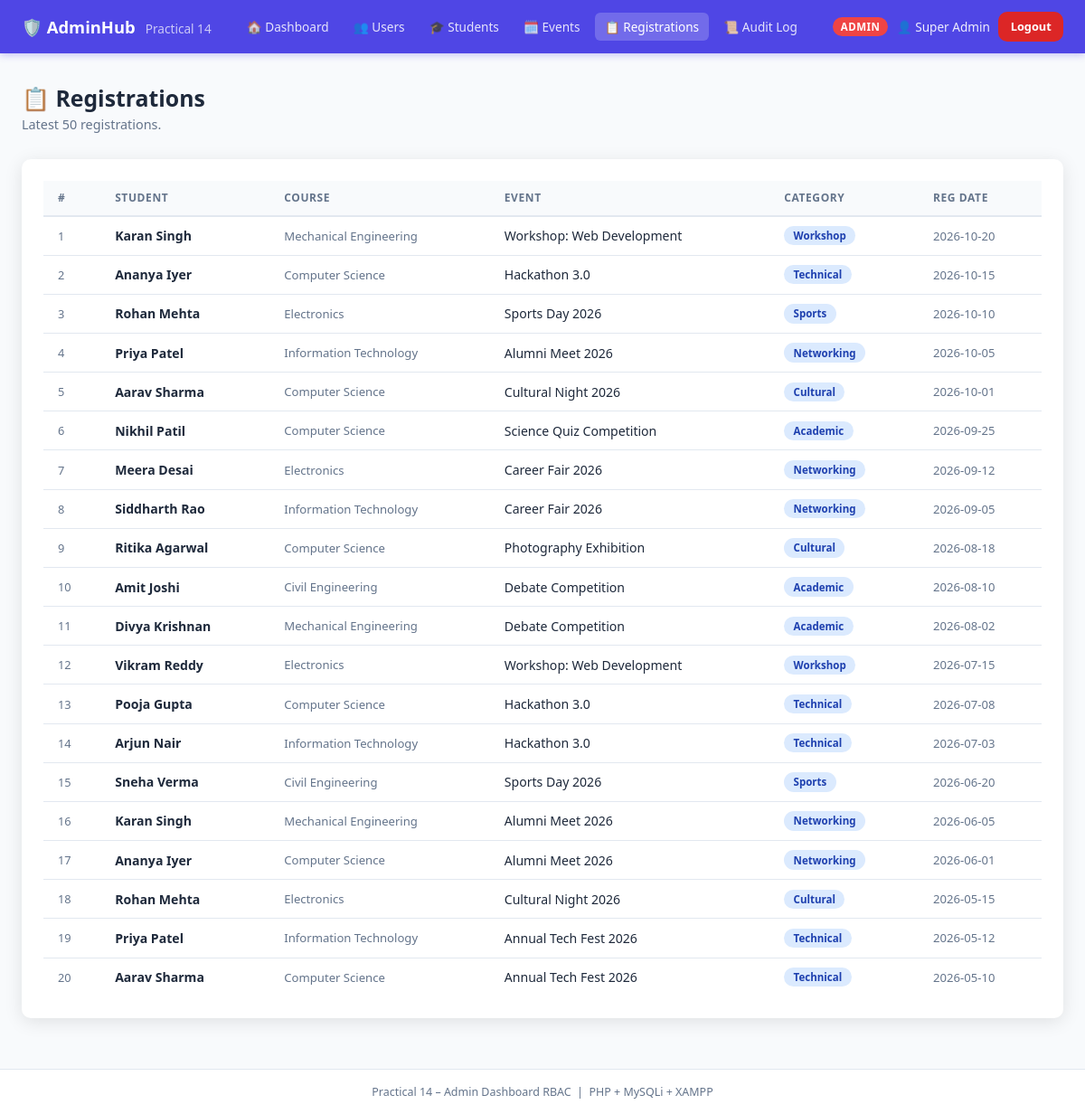
/registrations.php (signed in), run on the app's committed database.
### tables this page shows
CREATE TABLE registrations (
    id         INT UNSIGNED NOT NULL AUTO_INCREMENT,
    student_id INT UNSIGNED NOT NULL,
    event_id   INT UNSIGNED NOT NULL,
    reg_date   DATE         NOT NULL,
    created_at TIMESTAMP NOT NULL DEFAULT CURRENT_TIMESTAMP,
    PRIMARY KEY (id),
    INDEX idx_event_id   (event_id),
    INDEX idx_student_id (student_id),
    INDEX idx_reg_date   (reg_date)
);

CREATE TABLE students (
    id         INT UNSIGNED NOT NULL AUTO_INCREMENT,
    name       VARCHAR(120) NOT NULL,
    email      VARCHAR(120) NOT NULL UNIQUE,
    course     VARCHAR(100) NOT NULL,
    status     ENUM('active','inactive') NOT NULL DEFAULT 'active',
    created_at TIMESTAMP NOT NULL DEFAULT CURRENT_TIMESTAMP,
    PRIMARY KEY (id)
);

CREATE TABLE events (
    id         INT UNSIGNED NOT NULL AUTO_INCREMENT,
    title      VARCHAR(200) NOT NULL,
    category   VARCHAR(80)  NOT NULL DEFAULT 'General',
    event_date DATE         NOT NULL,
    status     ENUM('open','closed','cancelled') NOT NULL DEFAULT 'open',
    created_at TIMESTAMP NOT NULL DEFAULT CURRENT_TIMESTAMP,
    PRIMARY KEY (id)
);

### registrations.php (the view, shortened to what this page needs)
<?php
require_once __DIR__ . '/includes/auth.php';
require_once __DIR__ . '/includes/layout.php';
$db = get_db();
$rows = $db->query(
    "SELECT r.id, s.name AS student, s.course, e.title AS event, e.category, r.reg_date
     FROM registrations r
     JOIN students s ON s.id=r.student_id
     JOIN events   e ON e.id=r.event_id
     ORDER BY r.id DESC LIMIT 50"
)->fetch_all(MYSQLI_ASSOC);
?>
<div class="page-header">
  <div><h1>📋 Registrations</h1><p>Latest 50 registrations.</p></div>
</div>
<div class="card">
  <div class="table-wrap">
    <table>
      <thead><tr><th>#</th><th>Student</th><th>Course</th><th>Event</th><th>Category</th><th>Reg Date</th></tr></thead>
      <tbody>
        <?php foreach ($rows as $i => $r): ?>
        <tr>
          <td style="color:var(--muted);font-size:.8rem"><?= $i+1 ?></td>
          <td><strong><?= htmlspecialchars($r['student']) ?></strong></td>
          <td style="font-size:.82rem;color:var(--muted)"><?= htmlspecialchars($r['course']) ?></td>
          <td><?= htmlspecialchars($r['event']) ?></td>
          <td><span class="badge badge-blue"><?= htmlspecialchars($r['category']) ?></span></td>
          <td style="color:var(--muted);font-size:.82rem"><?= $r['reg_date'] ?></td>
        </tr>
        <?php endforeach; ?>
      </tbody>
    </table>
  </div>
</div>

### style.css (style rules this page uses)
:root { --primary: #4f46e5; --primary-h: #4338ca; --success: #16a34a; --danger: #dc2626; --warning: #d97706; --info: #0284c7; --purple: #7c3aed; --teal: #0d9488; --border: #e2e8f0; --bg: #f8fafc; --card-bg: #ffffff; --dark: #1e293b; --muted: #64748b; --radius: 10px; --font: 'Segoe UI', system-ui, sans-serif; --shadow: 0 4px 20px rgba(0,0,0,.10); --tr: .2s ease; }
*, *::before, *::after { box-sizing: border-box; margin: 0; padding: 0; }
body { font-family: var(--font); background: var(--bg); color: var(--dark); min-height: 100vh; display: flex; flex-direction: column; }
.page-header { display:flex; align-items:center; justify-content:space-between; flex-wrap:wrap; gap:1rem; margin-bottom:1.8rem; }
.page-header h1 { font-size:1.55rem; }
.page-header p { color:var(--muted); font-size:.9rem; margin-top:.2rem; }
.card { background:var(--card-bg); border-radius:var(--radius); box-shadow:var(--shadow); padding:1.5rem; margin-bottom:1.5rem; }
.table-wrap { overflow-x:auto; }
table { width:100%; border-collapse:collapse; font-size:.88rem; }
thead th { background:var(--bg); padding:.65rem 1rem; text-align:left; font-weight:600; font-size:.75rem; text-transform:uppercase; letter-spacing:.05em; color:var(--muted); border-bottom:2px solid var(--border); white-space:nowrap; }
tbody td { padding:.65rem 1rem; border-bottom:1px solid var(--border); }
tbody tr:last-child td { border-bottom:none; }
.badge { display:inline-block; padding:.2rem .65rem; border-radius:999px; font-size:.72rem; font-weight:600; white-space:nowrap; }
.badge-blue { background:#dbeafe; color:#1e40af; }

### data on the page
registrations: student.name "Karan Singh", student.course "Mechanical Engineering", event.title "Workshop: Web Development", event.category "Workshop", reg_date "2026-10-20"
registrations: student.name "Ananya Iyer", student.course "Computer Science", event.title "Hackathon 3.0", event.category "Technical", reg_date "2026-10-15"
registrations: student.name "Rohan Mehta", student.course "Electronics", event.title "Sports Day 2026", event.category "Sports", reg_date "2026-10-10"
registrations: student.name "Priya Patel", student.course "Information Technology", event.title "Alumni Meet 2026", event.category "Networking", reg_date "2026-10-05"
registrations: student.name "Aarav Sharma", student.course "Computer Science", event.title "Cultural Night 2026", event.category "Cultural", reg_date "2026-10-01"
registrations: student.name "Nikhil Patil", student.course "Computer Science", event.title "Science Quiz Competition", event.category "Academic", reg_date "2026-09-25"
registrations: student.name "Meera Desai", student.course "Electronics", event.title "Career Fair 2026", event.category "Networking", reg_date "2026-09-12"
registrations: student.name "Siddharth Rao", student.course "Information Technology", event.title "Career Fair 2026", event.category "Networking", reg_date "2026-09-05"
registrations: student.name "Ritika Agarwal", student.course "Computer Science", event.title "Photography Exhibition", event.category "Cultural", reg_date "2026-08-18"
registrations: student.name "Amit Joshi", student.course "Civil Engineering", event.title "Debate Competition", event.category "Academic", reg_date "2026-08-10"
registrations: student.name "Divya Krishnan", student.course "Mechanical Engineering", event.title "Debate Competition", event.category "Academic", reg_date "2026-08-02"
registrations: student.name "Vikram Reddy", student.course "Electronics", event.title "Workshop: Web Development", event.category "Workshop", reg_date "2026-07-15"
registrations: student.name "Pooja Gupta", student.course "Computer Science", event.title "Hackathon 3.0", event.category "Technical", reg_date "2026-07-08"
registrations: student.name "Arjun Nair", student.course "Information Technology", event.title "Hackathon 3.0", event.category "Technical", reg_date "2026-07-03"
registrations: student.name "Sneha Verma", student.course "Civil Engineering", event.title "Sports Day 2026", event.category "Sports", reg_date "2026-06-20"
registrations: student.name "Karan Singh", student.course "Mechanical Engineering", event.title "Alumni Meet 2026", event.category "Networking", reg_date "2026-06-05"
registrations: student.name "Ananya Iyer", student.course "Computer Science", event.title "Alumni Meet 2026", event.category "Networking", reg_date "2026-06-01"
registrations: student.name "Rohan Mehta", student.course "Electronics", event.title "Cultural Night 2026", event.category "Cultural", reg_date "2026-05-15"
registrations: student.name "Priya Patel", student.course "Information Technology", event.title "Annual Tech Fest 2026", event.category "Technical", reg_date "2026-05-12"
registrations: student.name "Aarav Sharma", student.course "Computer Science", event.title "Annual Tech Fest 2026", event.category "Technical", reg_date "2026-05-10"

### other printed values
$item['icon'] "🏠"
$item['label'] "Dashboard"
$item['icon'] "👥"
$item['label'] "Users"
$item['icon'] "🎓"
$item['label'] "Students"
$item['icon'] "🗓️"
$item['label'] "Events"
$item['icon'] "📋"
$item['label'] "Registrations"
$item['icon'] "📜"
$item['label'] "Audit Log"
$user['role'] "ADMIN"
$user['name'] "Super Admin"
